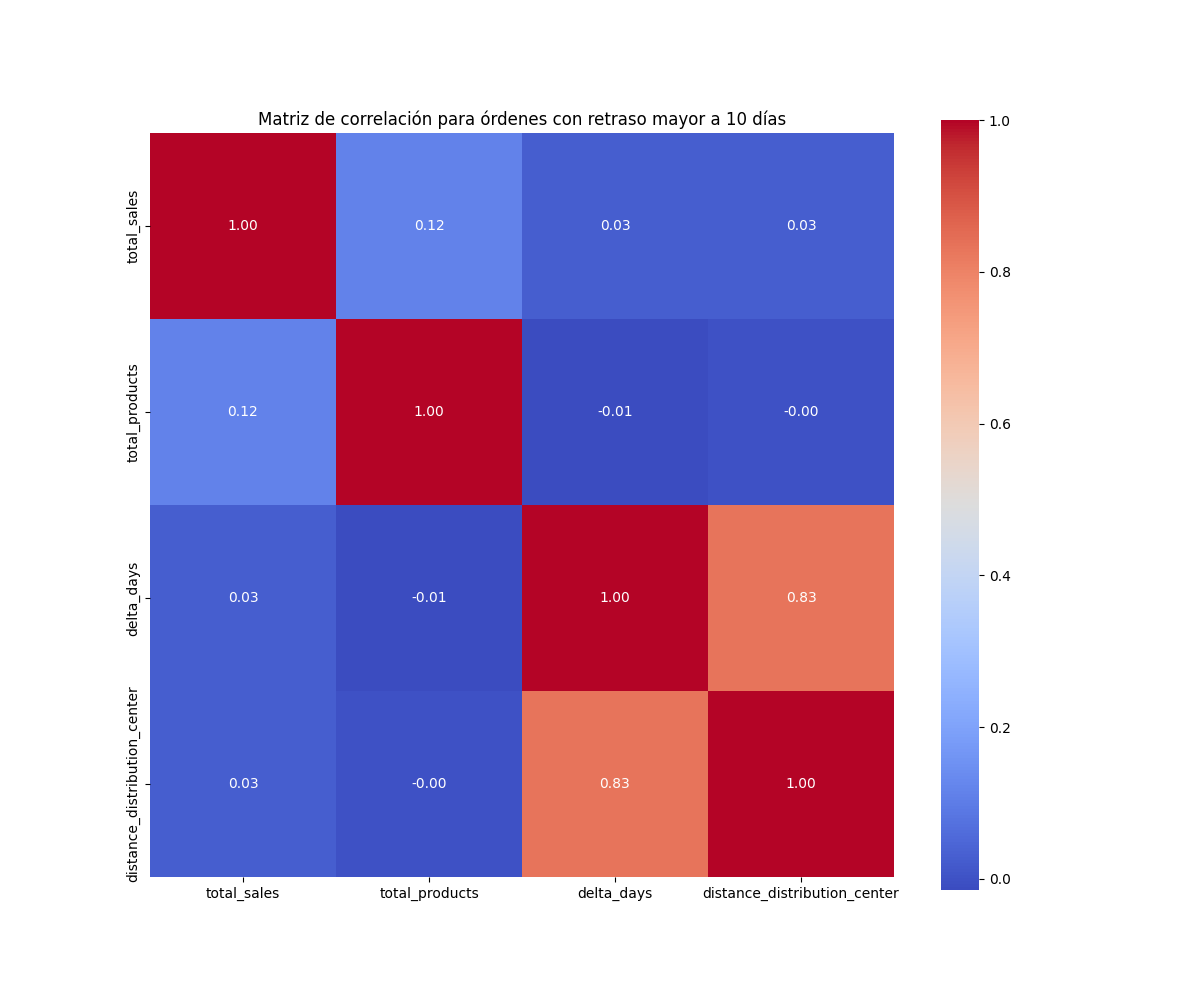

Generate this figure with Python:
# %% [markdown]
# Crea un script ("correlation_matrix_10_days_delay.py") que calcule la matriz de correlación entre las variables total_sales, total_products, delta_days y distance_distribution_center para órdenes completadas que cuya fecha de entrega sobrepasa los 10 días de la fecha estimada para la entrega. El resultado de este script deberá ser una figura denominada “correlation_matrix_10_days_delay.png”.

# %%
#Preparando el ambiente
import pandas as pd
import seaborn as sns
import matplotlib.pyplot as plt

# %%
datos = pd.read_csv("oilst_processed.csv")

# %%
datos.dtypes

# %%
#Se filtran las entregas realizadas 10 días después de la fecha de entrega.
datos = datos[datos.delta_days > 10]

# %%
#Se filtran los datos. Se seleccionan las ordenes completadas
datos =datos[datos['order_status'] =='delivered' ]

# %%
#Se seleccionan columnas de interés 
datos = datos[['total_sales', 'total_products', 'delta_days', 'distance_distribution_center']]

# %%
matriz = datos.corr()

# %%
#Se crea el mapa de calor
plt.figure(figsize=(12,10))
sns.heatmap(matriz, annot=True,   fmt=".2f", cmap='coolwarm', square=True)

plt.title("Matriz de correlación para órdenes con retraso mayor a 10 días")
plt.savefig("correlation_matrix_10_days_delay.png")
plt.show()
plt.close()


